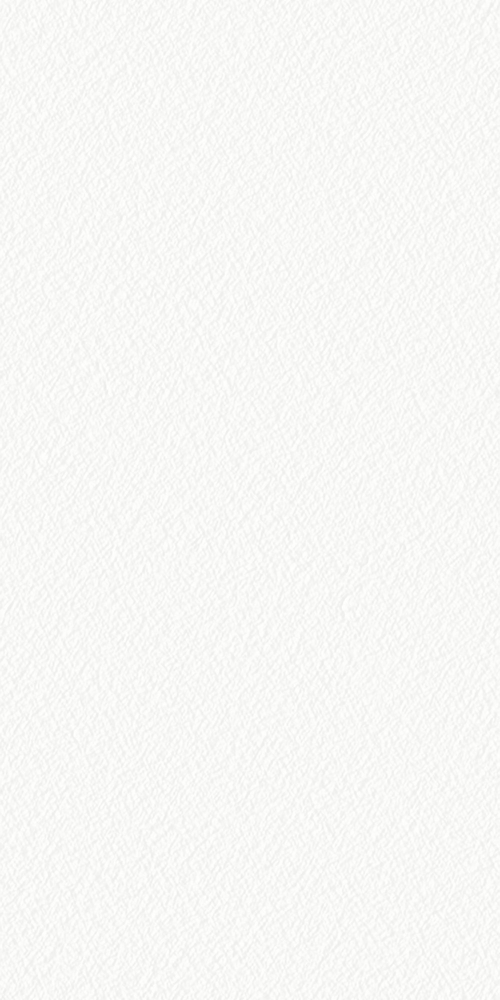
#> input picture affiliate/pins/v2/assets/paper-r.jpg, 1000 x 2000 px (shown at 1/2 size)
$ python -i paper_real.py   (imports and definitions only)
#> lines starting #> are read from the running program, lines starting #| are printed output that depends on the picture
"""Build the 3 pin backgrounds (1000x2000 JPG) from REAL CC0 paper scans (ambientCG, see assets/LICENSES.md).

  python3 paper_real.py <Paper001_2K-JPG_Color.jpg> <Paper006_2K-JPG_Color.jpg> [<Paper001_2K-JPG_Displacement.jpg>]

Each texture is flattened (large-scale shading / vignette removed with a wide blur high-pass), its fine
detail is kept at a chosen strength and laid over an even near-white tone:
  paper-1.jpg  cold-press watercolor paper (ambientCG Paper001), near-white, soft visible grain
  paper-2.jpg  smooth warm cotton / off-white (Paper006 fibres, very low contrast, desaturated)
  paper-3.jpg  creamy handmade paper: Paper001 tooth + Paper006 fibres, light cream
Paper001 (2048x1201) is used rotated 90 deg so one scan covers 1000x2000 without tiling.
"""
import os, sys
import numpy as np
from PIL import Image, ImageFilter

W, H = 1000, 2000
HERE = os.path.dirname(os.path.abspath(__file__))


def detail(path, rotate=False, scale=1.0):
    """Luminance detail (mean 0) of a scan, cropped to W x H, without its large-scale light falloff."""
    im = Image.open(path).convert('L')
    if rotate:
        im = im.transpose(Image.Transpose.ROTATE_90)
    if scale != 1.0:
        im = im.resize((round(im.width * scale), round(im.height * scale)), Image.LANCZOS)
    x0, y0 = (im.width - W) // 2, (im.height - H) // 2
    im = im.crop((x0, y0, x0 + W, y0 + H))
    a = np.asarray(im, float)
    low = np.asarray(im.filter(ImageFilter.GaussianBlur(60)), float)
    d = a - low
    return d / (d.std() + 1e-9)


def save(name, base, d, amp):
    rgb = np.array(base, float)[None, None, :] + (d * amp)[..., None]
    out = os.path.join(HERE, 'assets', name)
    Image.fromarray(np.clip(rgb, 0, 255).astype(np.uint8)).save(out, quality=86, optimize=True)
    print(out, os.path.getsize(out) // 1024, 'KB')


def relief(disp_path, sx=2.0, sy=2.8, k=2.5, amp=3.9, base=(248, 248, 246)):
    """paper-r.jpg for template R: the scan's real height map (Paper001 Displacement) enlarged to the
    reference's grain size and lit from the left (Lambert), near-white neutral, even (no falloff)."""
#> called with disp_path = 'assets/paper-r.jpg', sx = 2, sy = 2.8, k = 2.5, amp = 3.9, base = (248, 248, 246)
    im = Image.open(disp_path).convert('L')
    im = im.resize((round(im.width * sx), round(im.height * sy)), Image.BICUBIC)
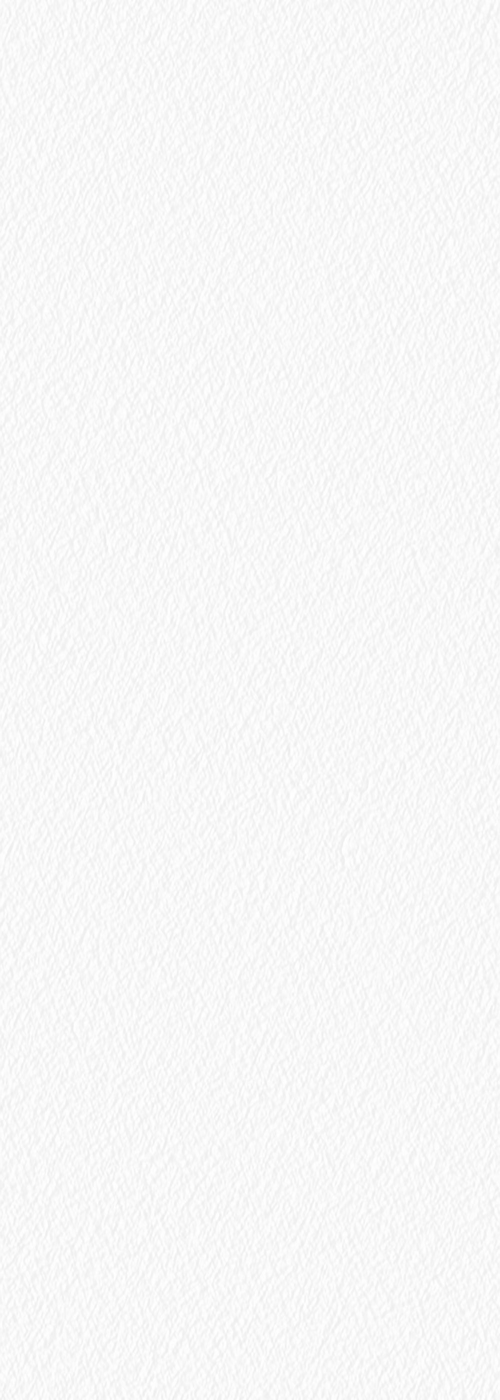
#> im: PIL image 2000x5600 L (shown at 1/4 size); min 234, max 255, mean 247.5
    x0, y0 = (im.width - W) // 2, (im.height - H) // 2
#> x0 = 500; y0 = 1800
    im = im.crop((x0, y0, x0 + W, y0 + H)).filter(ImageFilter.GaussianBlur(1.0))
#> im: PIL image 1000x2000 L
    a = np.asarray(im, float) - np.asarray(im.filter(ImageFilter.GaussianBlur(25)), float)
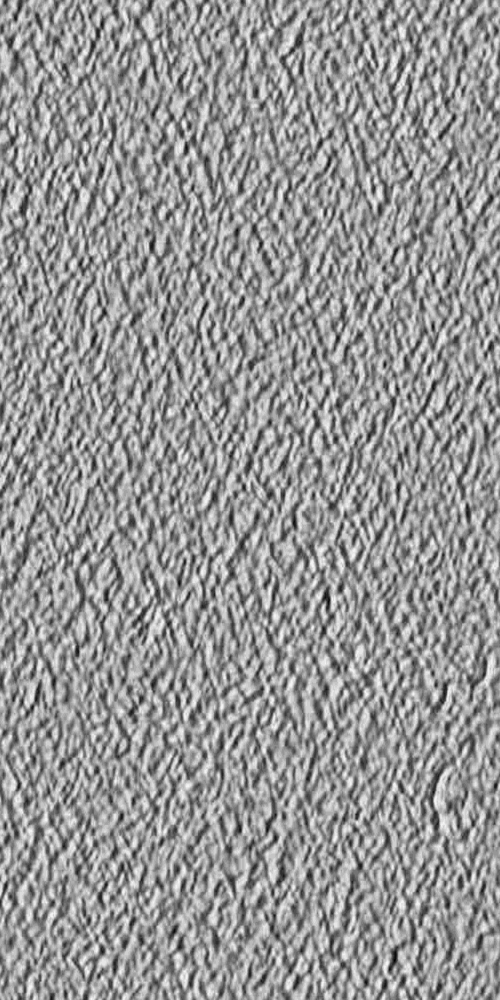
#> a: shape (2000, 1000) float64 (shown at 1/2 size); min -13, max 9, mean 0.00173; drawn with min black and max white
    gy, gx = np.gradient(a * k / (a.std() + 1e-9))
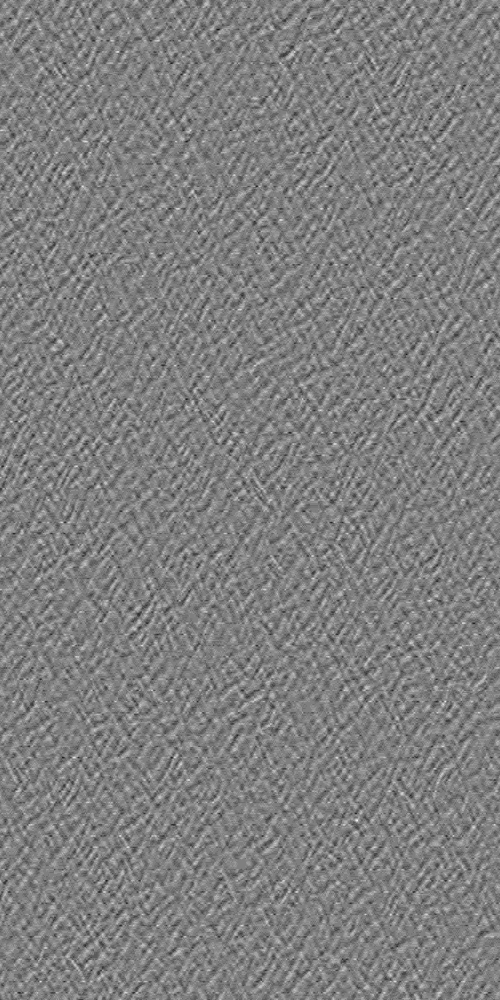
#> gy: shape (2000, 1000) float64 (shown at 1/2 size); min -2.26, max 2.26, mean 2.84e-05; drawn with min black and max white
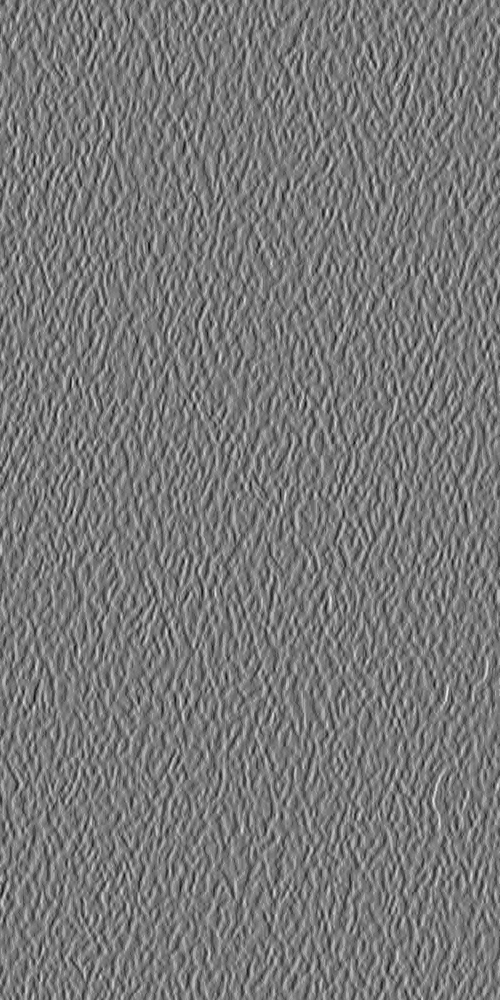
#> gx: shape (2000, 1000) float64 (shown at 1/2 size); min -2.9, max 3.23, mean -0.000208; drawn with min black and max white
    nz = 1 / np.sqrt(gx ** 2 + gy ** 2 + 1)
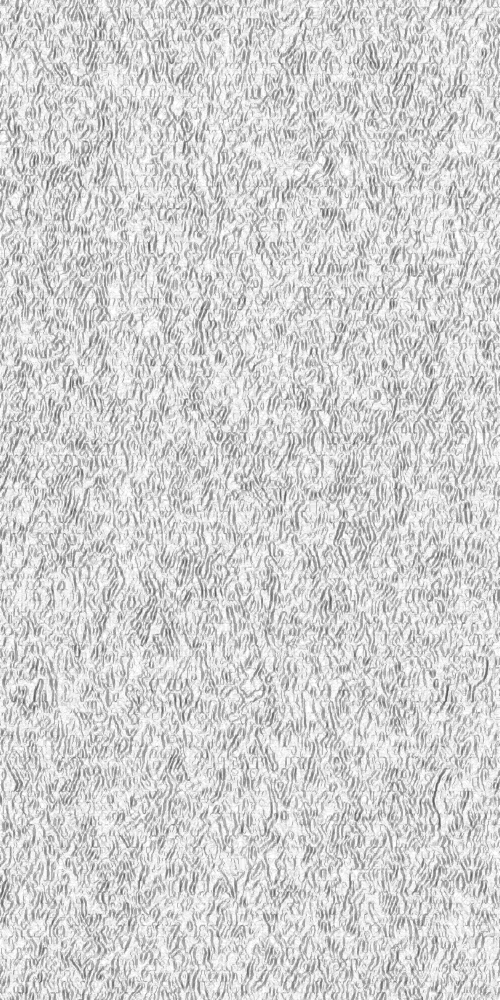
#> nz: shape (2000, 1000) float64 (shown at 1/2 size); min 0.285, max 1, mean 0.824
    L = np.array([-0.9, -0.15, 0.45]); L /= np.linalg.norm(L)
    lam = (-gx * L[0] - gy * L[1] + L[2]) * nz
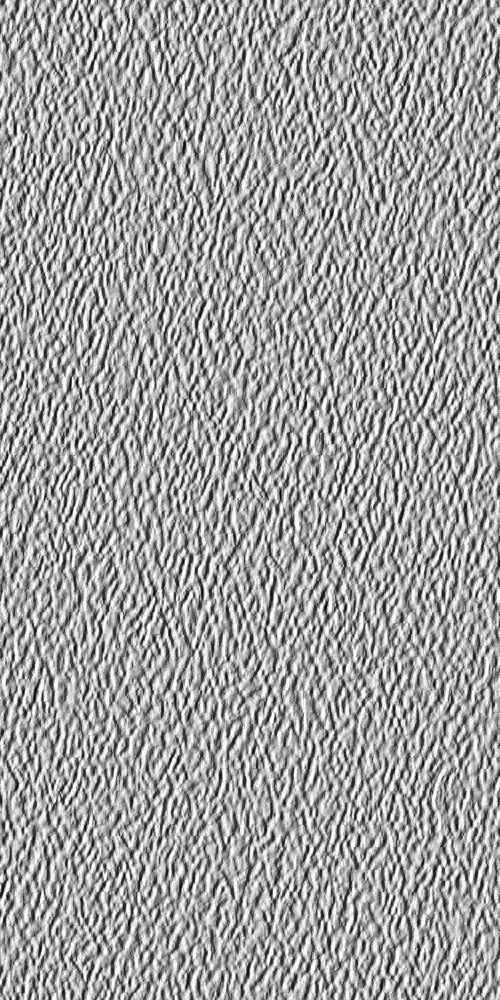
#> lam: shape (2000, 1000) float64 (shown at 1/2 size); min -0.708, max 1, mean 0.365; drawn with min black and max white
    save('paper-r.jpg', base, (lam - lam.mean()) / lam.std(), amp)


# [9 lines not run here, left out]

>>> result = relief('assets/paper-r.jpg')

$ run again, on affiliate/pins/v2/assets/cotton-paper.jpg
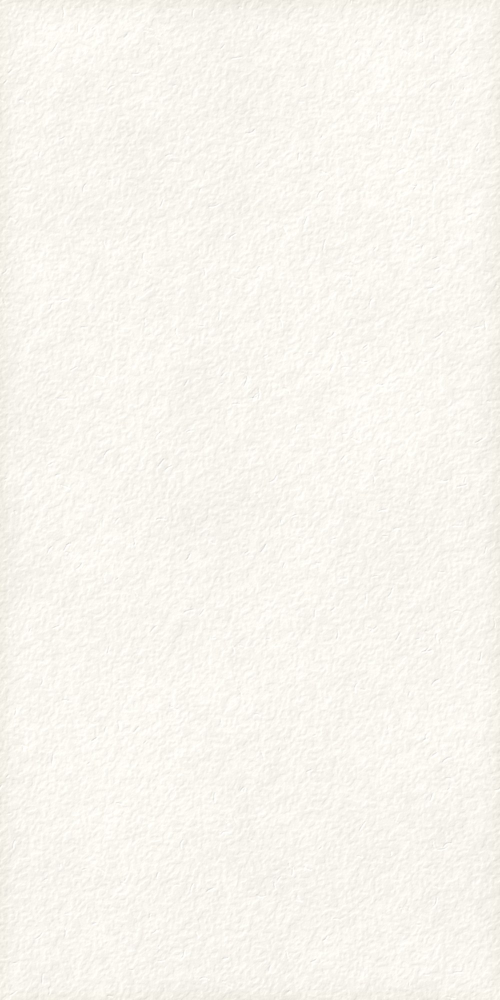
#> input picture affiliate/pins/v2/assets/cotton-paper.jpg, 1000 x 2000 px (shown at 1/2 size)
#> in relief, `nz = 1 / np.sqrt(gx ** 2 + gy ** 2 + 1)`:
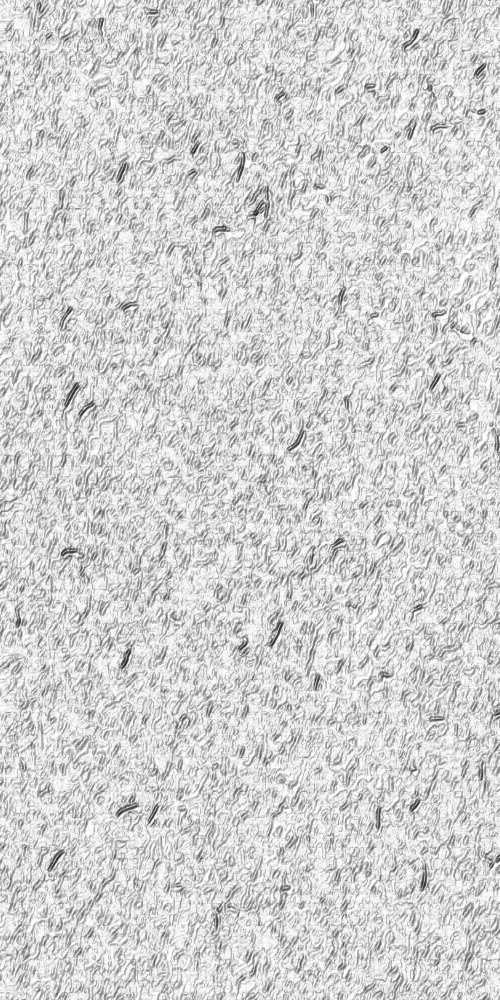
#> nz: shape (2000, 1000) float64 (shown at 1/2 size); min 0.132, max 1, mean 0.822
#> in relief, `lam = (-gx * L[0] - gy * L[1] + L[2]) * nz`:
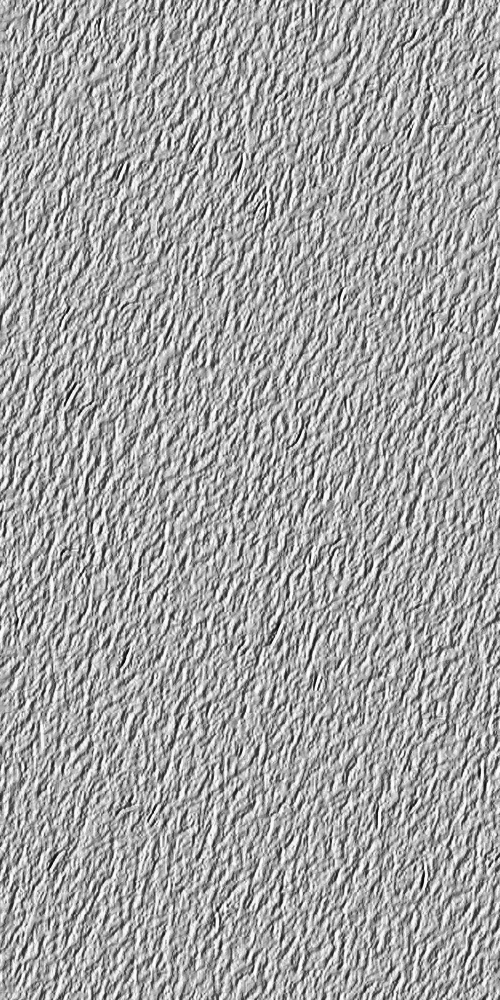
#> lam: shape (2000, 1000) float64 (shown at 1/2 size); min -0.781, max 1, mean 0.362; drawn with min black and max white
